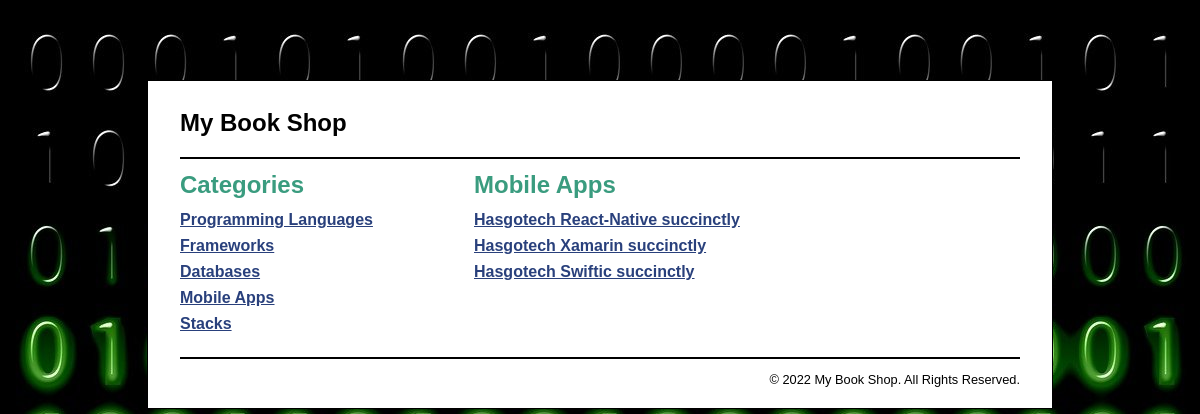
Screenshot of /product_catalog/index.php?category_id=4 with the database file from the repository.
### tables this page shows
CREATE TABLE categories (
  categoryID       INT(11)        NOT NULL   AUTO_INCREMENT,
  categoryName     VARCHAR(255)   NOT NULL,
  PRIMARY KEY (categoryID)
);

CREATE TABLE products (
  productID        INT(11)        NOT NULL   AUTO_INCREMENT,
  categoryID       INT(11)        NOT NULL,
  productCode      VARCHAR(10)    NOT NULL   UNIQUE,
  productName      VARCHAR(255)   NOT NULL,
  listPrice        DECIMAL(10,2)  NOT NULL,
  PRIMARY KEY (productID)
);

### model/category_db.php (called while the page is built, shortened)
<?php
function get_categories() {
    global $db;
    $query = 'SELECT * FROM categories
              ORDER BY categoryID';
    $statement = $db->prepare($query);
    $statement->execute();
    $categories = $statement->fetchAll();
    return $categories;
}
function get_category_name($category_id) {
    global $db;
    $query = 'SELECT * FROM categories
              WHERE categoryID = :category_id';
    $statement = $db->prepare($query);
    $statement->bindValue(':category_id', $category_id);
    $statement->execute();
    $category = $statement->fetch();
    $category_name = $category['categoryName'];
    return $category_name;
}
?>

### model/product_db.php (called while the page is built, shortened)
<?php
function get_products_by_category($category_id) {
    global $db;
    $query = 'SELECT * FROM products
              WHERE products.categoryID = :category_id
              ORDER BY productID';
    $statement = $db->prepare($query);
    $statement->bindValue(":category_id", $category_id);
    $statement->execute();
    $products = $statement->fetchAll();
    return $products;
}
?>

### product_catalog/product_list.php (the view)
<?php include '../view/header.php'; ?>
<main>
    <aside>
        <h1>Categories</h1>
        <nav>
        <ul>
            <?php foreach($categories as $category) : ?>
            <li>
                <a href="?category_id=<?php echo $category['categoryID']; ?>">
                    <?php echo $category['categoryName']; ?>
                </a>
            </li>
            <?php endforeach; ?>
        </ul>
        </nav>
    </aside>
    <section>
        <h1><?php echo $category_name; ?></h1>
        <nav>
        <ul>
            <?php foreach ($products as $product) : ?>
            <li>
                <a href="?action=view_product&amp;product_id=<?php
                          echo $product['productID']; ?>">
                    <?php echo $product['productName']; ?>
                </a>
            </li>
            <?php endforeach; ?>
        </ul>
        </nav>
    </section>
</main>
<?php include '../view/footer.php'; ?>

### main.css (style rules this page uses)
html { background-image: url(images/binary-code-475664_1280.jpg); }
body { margin-top: 5em; font-family: Arial, Helvetica, sans-serif; width: 70%; margin: 5em auto; background-color: white; border: 1px solid black; padding: 0.5em 2em; }
aside { float: left; width: 35%; }
section { float: left; width: 50%; }
h1 { font-size: 150%; margin: .5em 0; }
h1, h2 { color: rgb(58, 156, 127); }
ul { list-style-type: none; margin: 0; padding-left: 0; padding-bottom: 1em; }
li { padding-bottom: 0.5em; }
a { color: rgb(41, 64, 124); font-weight: bold; }

### rows the page displays
categories: categoryName "Programming Languages"
categories: categoryName "Frameworks"
categories: categoryName "Databases"
categories: categoryName "Mobile Apps"
categories: categoryName "Stacks"
products: productName "Hasgotech React-Native succinctly"
products: productName "Hasgotech Xamarin succinctly"
products: productName "Hasgotech Swiftic succinctly"
